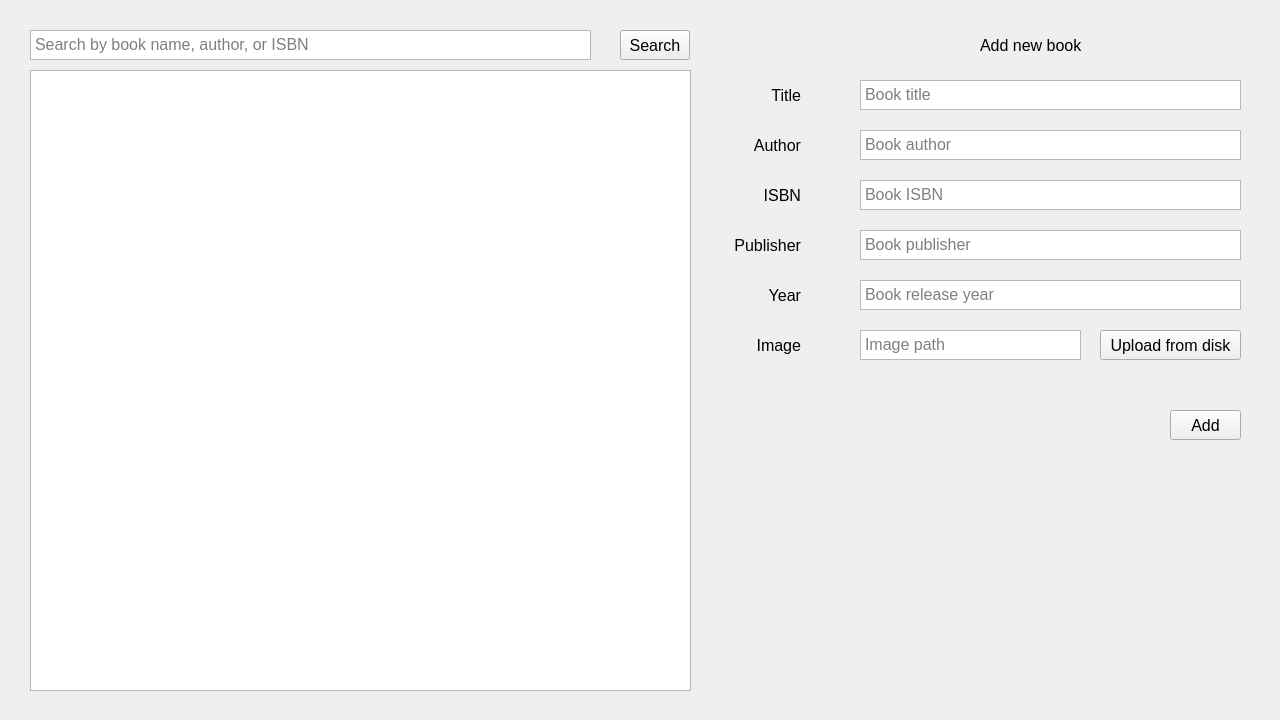
<?xml version="1.0" encoding="UTF-8"?>
<ui version="4.0">
 <class>Window</class>
 <widget class="QMainWindow" name="Window">
  <property name="geometry">
   <rect>
    <x>0</x>
    <y>0</y>
    <width>1280</width>
    <height>720</height>
   </rect>
  </property>
  <property name="windowTitle">
   <string>Booklary</string>
  </property>
  <widget class="QWidget" name="centralwidget">
   <widget class="QTextEdit" name="searchInput">
    <property name="geometry">
     <rect>
      <x>30</x>
      <y>30</y>
      <width>561</width>
      <height>30</height>
     </rect>
    </property>
    <property name="sizePolicy">
     <sizepolicy hsizetype="Fixed" vsizetype="Fixed">
      <horstretch>0</horstretch>
      <verstretch>0</verstretch>
     </sizepolicy>
    </property>
    <property name="font">
     <font>
      <pointsize>12</pointsize>
     </font>
    </property>
    <property name="cursor" stdset="0">
     <cursorShape>ArrowCursor</cursorShape>
    </property>
    <property name="inputMethodHints">
     <set>Qt::ImhNone</set>
    </property>
    <property name="verticalScrollBarPolicy">
     <enum>Qt::ScrollBarAlwaysOff</enum>
    </property>
    <property name="horizontalScrollBarPolicy">
     <enum>Qt::ScrollBarAlwaysOff</enum>
    </property>
    <property name="lineWrapMode">
     <enum>QTextEdit::NoWrap</enum>
    </property>
    <property name="overwriteMode">
     <bool>false</bool>
    </property>
    <property name="placeholderText">
     <string>Search by book name, author, or ISBN</string>
    </property>
   </widget>
   <widget class="QPushButton" name="searchButton">
    <property name="geometry">
     <rect>
      <x>620</x>
      <y>30</y>
      <width>70</width>
      <height>30</height>
     </rect>
    </property>
    <property name="font">
     <font>
      <pointsize>12</pointsize>
     </font>
    </property>
    <property name="text">
     <string>Search</string>
    </property>
   </widget>
   <widget class="QLabel" name="label">
    <property name="geometry">
     <rect>
      <x>980</x>
      <y>30</y>
      <width>131</width>
      <height>31</height>
     </rect>
    </property>
    <property name="font">
     <font>
      <pointsize>12</pointsize>
      <weight>50</weight>
      <bold>false</bold>
     </font>
    </property>
    <property name="text">
     <string>Add new book</string>
    </property>
   </widget>
   <widget class="QLabel" name="label_2">
    <property name="geometry">
     <rect>
      <x>730</x>
      <y>80</y>
      <width>71</width>
      <height>31</height>
     </rect>
    </property>
    <property name="font">
     <font>
      <pointsize>12</pointsize>
      <weight>50</weight>
      <bold>false</bold>
     </font>
    </property>
    <property name="text">
     <string>Title</string>
    </property>
    <property name="alignment">
     <set>Qt::AlignRight|Qt::AlignTrailing|Qt::AlignVCenter</set>
    </property>
   </widget>
   <widget class="QLabel" name="label_3">
    <property name="geometry">
     <rect>
      <x>720</x>
      <y>130</y>
      <width>81</width>
      <height>31</height>
     </rect>
    </property>
    <property name="font">
     <font>
      <pointsize>12</pointsize>
      <weight>50</weight>
      <bold>false</bold>
     </font>
    </property>
    <property name="text">
     <string>Author</string>
    </property>
    <property name="alignment">
     <set>Qt::AlignRight|Qt::AlignTrailing|Qt::AlignVCenter</set>
    </property>
   </widget>
   <widget class="QLabel" name="label_4">
    <property name="geometry">
     <rect>
      <x>720</x>
      <y>180</y>
      <width>81</width>
      <height>31</height>
     </rect>
    </property>
    <property name="font">
     <font>
      <pointsize>12</pointsize>
      <weight>50</weight>
      <bold>false</bold>
     </font>
    </property>
    <property name="text">
     <string>ISBN</string>
    </property>
    <property name="alignment">
     <set>Qt::AlignRight|Qt::AlignTrailing|Qt::AlignVCenter</set>
    </property>
   </widget>
   <widget class="QLabel" name="label_5">
    <property name="geometry">
     <rect>
      <x>710</x>
      <y>230</y>
      <width>91</width>
      <height>31</height>
     </rect>
    </property>
    <property name="font">
     <font>
      <pointsize>12</pointsize>
      <weight>50</weight>
      <bold>false</bold>
     </font>
    </property>
    <property name="text">
     <string>Publisher</string>
    </property>
    <property name="alignment">
     <set>Qt::AlignRight|Qt::AlignTrailing|Qt::AlignVCenter</set>
    </property>
   </widget>
   <widget class="QLabel" name="label_6">
    <property name="geometry">
     <rect>
      <x>710</x>
      <y>280</y>
      <width>91</width>
      <height>31</height>
     </rect>
    </property>
    <property name="font">
     <font>
      <pointsize>12</pointsize>
      <weight>50</weight>
      <bold>false</bold>
     </font>
    </property>
    <property name="text">
     <string>Year</string>
    </property>
    <property name="alignment">
     <set>Qt::AlignRight|Qt::AlignTrailing|Qt::AlignVCenter</set>
    </property>
   </widget>
   <widget class="QLabel" name="label_7">
    <property name="geometry">
     <rect>
      <x>710</x>
      <y>330</y>
      <width>91</width>
      <height>31</height>
     </rect>
    </property>
    <property name="font">
     <font>
      <pointsize>12</pointsize>
      <weight>50</weight>
      <bold>false</bold>
     </font>
    </property>
    <property name="text">
     <string>Image</string>
    </property>
    <property name="alignment">
     <set>Qt::AlignRight|Qt::AlignTrailing|Qt::AlignVCenter</set>
    </property>
   </widget>
   <widget class="QTextEdit" name="titleInput">
    <property name="geometry">
     <rect>
      <x>860</x>
      <y>80</y>
      <width>381</width>
      <height>30</height>
     </rect>
    </property>
    <property name="sizePolicy">
     <sizepolicy hsizetype="Fixed" vsizetype="Fixed">
      <horstretch>0</horstretch>
      <verstretch>0</verstretch>
     </sizepolicy>
    </property>
    <property name="font">
     <font>
      <pointsize>12</pointsize>
     </font>
    </property>
    <property name="inputMethodHints">
     <set>Qt::ImhNone</set>
    </property>
    <property name="verticalScrollBarPolicy">
     <enum>Qt::ScrollBarAlwaysOff</enum>
    </property>
    <property name="horizontalScrollBarPolicy">
     <enum>Qt::ScrollBarAlwaysOff</enum>
    </property>
    <property name="lineWrapMode">
     <enum>QTextEdit::NoWrap</enum>
    </property>
    <property name="overwriteMode">
     <bool>false</bool>
    </property>
    <property name="placeholderText">
     <string>Book title</string>
    </property>
   </widget>
   <widget class="QTextEdit" name="authorInput">
    <property name="geometry">
     <rect>
      <x>860</x>
      <y>130</y>
      <width>381</width>
      <height>30</height>
     </rect>
    </property>
    <property name="sizePolicy">
     <sizepolicy hsizetype="Fixed" vsizetype="Fixed">
      <horstretch>0</horstretch>
      <verstretch>0</verstretch>
     </sizepolicy>
    </property>
    <property name="font">
     <font>
      <pointsize>12</pointsize>
     </font>
    </property>
    <property name="inputMethodHints">
     <set>Qt::ImhNone</set>
    </property>
    <property name="verticalScrollBarPolicy">
     <enum>Qt::ScrollBarAlwaysOff</enum>
    </property>
    <property name="horizontalScrollBarPolicy">
     <enum>Qt::ScrollBarAlwaysOff</enum>
    </property>
    <property name="lineWrapMode">
     <enum>QTextEdit::NoWrap</enum>
    </property>
    <property name="overwriteMode">
     <bool>false</bool>
    </property>
    <property name="placeholderText">
     <string>Book author</string>
    </property>
   </widget>
   <widget class="QTextEdit" name="isbnInput">
    <property name="geometry">
     <rect>
      <x>860</x>
      <y>180</y>
      <width>381</width>
      <height>30</height>
     </rect>
    </property>
    <property name="sizePolicy">
     <sizepolicy hsizetype="Fixed" vsizetype="Fixed">
      <horstretch>0</horstretch>
      <verstretch>0</verstretch>
     </sizepolicy>
    </property>
    <property name="font">
     <font>
      <pointsize>12</pointsize>
     </font>
    </property>
    <property name="inputMethodHints">
     <set>Qt::ImhNone</set>
    </property>
    <property name="verticalScrollBarPolicy">
     <enum>Qt::ScrollBarAlwaysOff</enum>
    </property>
    <property name="horizontalScrollBarPolicy">
     <enum>Qt::ScrollBarAlwaysOff</enum>
    </property>
    <property name="lineWrapMode">
     <enum>QTextEdit::NoWrap</enum>
    </property>
    <property name="overwriteMode">
     <bool>false</bool>
    </property>
    <property name="placeholderText">
     <string>Book ISBN</string>
    </property>
   </widget>
   <widget class="QTextEdit" name="publisherInput">
    <property name="geometry">
     <rect>
      <x>860</x>
      <y>230</y>
      <width>381</width>
      <height>30</height>
     </rect>
    </property>
    <property name="sizePolicy">
     <sizepolicy hsizetype="Fixed" vsizetype="Fixed">
      <horstretch>0</horstretch>
      <verstretch>0</verstretch>
     </sizepolicy>
    </property>
    <property name="font">
     <font>
      <pointsize>12</pointsize>
     </font>
    </property>
    <property name="inputMethodHints">
     <set>Qt::ImhNone</set>
    </property>
    <property name="lineWrapMode">
     <enum>QTextEdit::NoWrap</enum>
    </property>
    <property name="overwriteMode">
     <bool>false</bool>
    </property>
    <property name="placeholderText">
     <string>Book publisher</string>
    </property>
   </widget>
   <widget class="QTextEdit" name="yearInput">
    <property name="geometry">
     <rect>
      <x>860</x>
      <y>280</y>
      <width>381</width>
      <height>30</height>
     </rect>
    </property>
    <property name="sizePolicy">
     <sizepolicy hsizetype="Fixed" vsizetype="Fixed">
      <horstretch>0</horstretch>
      <verstretch>0</verstretch>
     </sizepolicy>
    </property>
    <property name="font">
     <font>
      <pointsize>12</pointsize>
     </font>
    </property>
    <property name="inputMethodHints">
     <set>Qt::ImhNone</set>
    </property>
    <property name="verticalScrollBarPolicy">
     <enum>Qt::ScrollBarAlwaysOff</enum>
    </property>
    <property name="horizontalScrollBarPolicy">
     <enum>Qt::ScrollBarAlwaysOff</enum>
    </property>
    <property name="lineWrapMode">
     <enum>QTextEdit::NoWrap</enum>
    </property>
    <property name="overwriteMode">
     <bool>false</bool>
    </property>
    <property name="placeholderText">
     <string>Book release year</string>
    </property>
   </widget>
   <widget class="QPushButton" name="imageButton">
    <property name="geometry">
     <rect>
      <x>1100</x>
      <y>330</y>
      <width>141</width>
      <height>30</height>
     </rect>
    </property>
    <property name="font">
     <font>
      <pointsize>12</pointsize>
     </font>
    </property>
    <property name="text">
     <string>Upload from disk</string>
    </property>
   </widget>
   <widget class="QTextEdit" name="imagePathInput">
    <property name="geometry">
     <rect>
      <x>860</x>
      <y>330</y>
      <width>221</width>
      <height>30</height>
     </rect>
    </property>
    <property name="sizePolicy">
     <sizepolicy hsizetype="Fixed" vsizetype="Fixed">
      <horstretch>0</horstretch>
      <verstretch>0</verstretch>
     </sizepolicy>
    </property>
    <property name="font">
     <font>
      <pointsize>12</pointsize>
     </font>
    </property>
    <property name="inputMethodHints">
     <set>Qt::ImhNone</set>
    </property>
    <property name="verticalScrollBarPolicy">
     <enum>Qt::ScrollBarAlwaysOff</enum>
    </property>
    <property name="horizontalScrollBarPolicy">
     <enum>Qt::ScrollBarAlwaysOff</enum>
    </property>
    <property name="lineWrapMode">
     <enum>QTextEdit::NoWrap</enum>
    </property>
    <property name="readOnly">
     <bool>true</bool>
    </property>
    <property name="overwriteMode">
     <bool>false</bool>
    </property>
    <property name="placeholderText">
     <string>Image path</string>
    </property>
   </widget>
   <widget class="QPushButton" name="addButton">
    <property name="geometry">
     <rect>
      <x>1170</x>
      <y>410</y>
      <width>71</width>
      <height>30</height>
     </rect>
    </property>
    <property name="font">
     <font>
      <pointsize>12</pointsize>
     </font>
    </property>
    <property name="text">
     <string>Add</string>
    </property>
   </widget>
   <widget class="QListWidget" name="bookListWidget">
    <property name="geometry">
     <rect>
      <x>30</x>
      <y>70</y>
      <width>661</width>
      <height>621</height>
     </rect>
    </property>
    <property name="font">
     <font>
      <family>MS Shell Dlg 2</family>
      <pointsize>12</pointsize>
     </font>
    </property>
    <property name="autoFillBackground">
     <bool>true</bool>
    </property>
    <property name="horizontalScrollBarPolicy">
     <enum>Qt::ScrollBarAlwaysOff</enum>
    </property>
    <property name="spacing">
     <number>4</number>
    </property>
    <property name="uniformItemSizes">
     <bool>true</bool>
    </property>
   </widget>
  </widget>
 </widget>
 <resources/>
 <connections/>
</ui>
